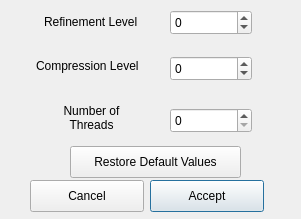
<?xml version="1.0" encoding="UTF-8"?>
<ui version="4.0">
 <class>Page4adv</class>
 <widget class="QDialog" name="Page4adv">
  <property name="geometry">
   <rect>
    <x>0</x>
    <y>0</y>
    <width>301</width>
    <height>219</height>
   </rect>
  </property>
  <property name="windowTitle">
   <string>Populate VDF Data: Advanced Options</string>
  </property>
  <widget class="QLabel" name="label_24">
   <property name="geometry">
    <rect>
     <x>36</x>
     <y>58</y>
     <width>131</width>
     <height>16</height>
    </rect>
   </property>
   <property name="text">
    <string>Compression Level</string>
   </property>
   <property name="wordWrap">
    <bool>true</bool>
   </property>
  </widget>
  <widget class="QLabel" name="label_25">
   <property name="geometry">
    <rect>
     <x>51</x>
     <y>102</y>
     <width>81</width>
     <height>31</height>
    </rect>
   </property>
   <property name="text">
    <string>Number of     Threads</string>
   </property>
   <property name="alignment">
    <set>Qt::AlignCenter</set>
   </property>
   <property name="wordWrap">
    <bool>true</bool>
   </property>
  </widget>
  <widget class="QSpinBox" name="numThreadsSpinner">
   <property name="geometry">
    <rect>
     <x>170</x>
     <y>108</y>
     <width>82</width>
     <height>25</height>
    </rect>
   </property>
   <property name="toolTip">
    <string>Number of execution threads (0 =&gt; # processors).</string>
   </property>
  </widget>
  <widget class="QSpinBox" name="refinementLevelSpinner">
   <property name="geometry">
    <rect>
     <x>170</x>
     <y>10</y>
     <width>82</width>
     <height>25</height>
    </rect>
   </property>
   <property name="toolTip">
    <string>Refinement levels saved. 0=&gt;coarsest, 1=&gt;next refinement, etc. -1=&gt;finest.</string>
   </property>
   <property name="minimum">
    <number>-1</number>
   </property>
   <property name="value">
    <number>0</number>
   </property>
  </widget>
  <widget class="QSpinBox" name="compressionLevelSpinner">
   <property name="geometry">
    <rect>
     <x>170</x>
     <y>56</y>
     <width>82</width>
     <height>25</height>
    </rect>
   </property>
   <property name="toolTip">
    <string>Compression levels saved. 0 =&gt; coarsest, 1 =&gt; next refinement, etc. -1  =&gt; all levels defined by the .vdf file. </string>
   </property>
   <property name="minimum">
    <number>-1</number>
   </property>
   <property name="value">
    <number>0</number>
   </property>
  </widget>
  <widget class="QLabel" name="label_23">
   <property name="geometry">
    <rect>
     <x>44</x>
     <y>14</y>
     <width>111</width>
     <height>16</height>
    </rect>
   </property>
   <property name="text">
    <string>Refinement Level</string>
   </property>
   <property name="wordWrap">
    <bool>true</bool>
   </property>
  </widget>
  <widget class="QPushButton" name="acceptButton">
   <property name="geometry">
    <rect>
     <x>150</x>
     <y>180</y>
     <width>114</width>
     <height>32</height>
    </rect>
   </property>
   <property name="text">
    <string>Accept</string>
   </property>
  </widget>
  <widget class="QPushButton" name="cancelButton">
   <property name="geometry">
    <rect>
     <x>30</x>
     <y>180</y>
     <width>114</width>
     <height>32</height>
    </rect>
   </property>
   <property name="text">
    <string>Cancel</string>
   </property>
  </widget>
  <widget class="QPushButton" name="restoreDefaultButton">
   <property name="geometry">
    <rect>
     <x>70</x>
     <y>146</y>
     <width>171</width>
     <height>32</height>
    </rect>
   </property>
   <property name="text">
    <string>Restore Default Values</string>
   </property>
  </widget>
 </widget>
 <resources/>
 <connections/>
</ui>
